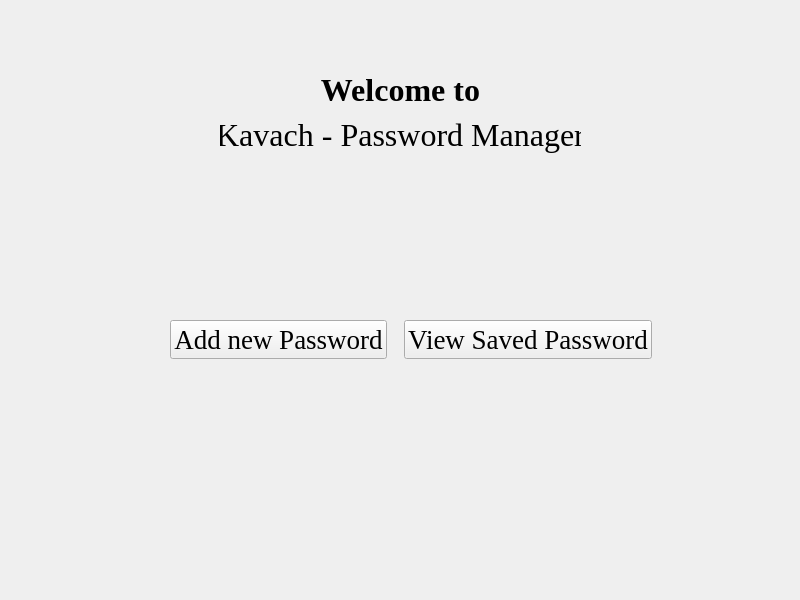
<?xml version="1.0" encoding="UTF-8"?>
<ui version="4.0">
 <class>Kavach</class>
 <widget class="QMainWindow" name="Kavach">
  <property name="geometry">
   <rect>
    <x>0</x>
    <y>0</y>
    <width>800</width>
    <height>600</height>
   </rect>
  </property>
  <property name="windowTitle">
   <string>Kavach</string>
  </property>
  <widget class="QWidget" name="centralwidget">
   <widget class="QWidget" name="">
    <property name="geometry">
     <rect>
      <x>170</x>
      <y>320</y>
      <width>482</width>
      <height>40</height>
     </rect>
    </property>
    <layout class="QHBoxLayout" name="horizontalLayout">
     <item>
      <widget class="QPushButton" name="newPw">
       <property name="font">
        <font>
         <family>Times New Roman</family>
         <pointsize>20</pointsize>
        </font>
       </property>
       <property name="cursor">
        <cursorShape>ClosedHandCursor</cursorShape>
       </property>
       <property name="text">
        <string>Add new Password</string>
       </property>
      </widget>
     </item>
     <item>
      <spacer name="horizontalSpacer">
       <property name="orientation">
        <enum>Qt::Horizontal</enum>
       </property>
       <property name="sizeHint" stdset="0">
        <size>
         <width>348</width>
         <height>20</height>
        </size>
       </property>
      </spacer>
     </item>
     <item>
      <widget class="QPushButton" name="oldPw">
       <property name="font">
        <font>
         <family>Times New Roman</family>
         <pointsize>20</pointsize>
        </font>
       </property>
       <property name="cursor">
        <cursorShape>ClosedHandCursor</cursorShape>
       </property>
       <property name="text">
        <string>View Saved Password</string>
       </property>
      </widget>
     </item>
    </layout>
   </widget>
   <widget class="QWidget" name="">
    <property name="geometry">
     <rect>
      <x>220</x>
      <y>70</y>
      <width>361</width>
      <height>84</height>
     </rect>
    </property>
    <layout class="QVBoxLayout" name="verticalLayout">
     <item>
      <widget class="QLabel" name="label">
       <property name="font">
        <font>
         <family>Times New Roman</family>
         <pointsize>24</pointsize>
         <bold>true</bold>
        </font>
       </property>
       <property name="frameShape">
        <enum>QFrame::NoFrame</enum>
       </property>
       <property name="frameShadow">
        <enum>QFrame::Plain</enum>
       </property>
       <property name="text">
        <string>Welcome to</string>
       </property>
       <property name="textFormat">
        <enum>Qt::AutoText</enum>
       </property>
       <property name="alignment">
        <set>Qt::AlignCenter</set>
       </property>
      </widget>
     </item>
     <item>
      <widget class="QLabel" name="label_2">
       <property name="font">
        <font>
         <family>Times New Roman</family>
         <pointsize>24</pointsize>
        </font>
       </property>
       <property name="text">
        <string>Kavach - Password Manager</string>
       </property>
       <property name="alignment">
        <set>Qt::AlignCenter</set>
       </property>
      </widget>
     </item>
    </layout>
   </widget>
  </widget>
 </widget>
 <resources/>
 <connections/>
</ui>
